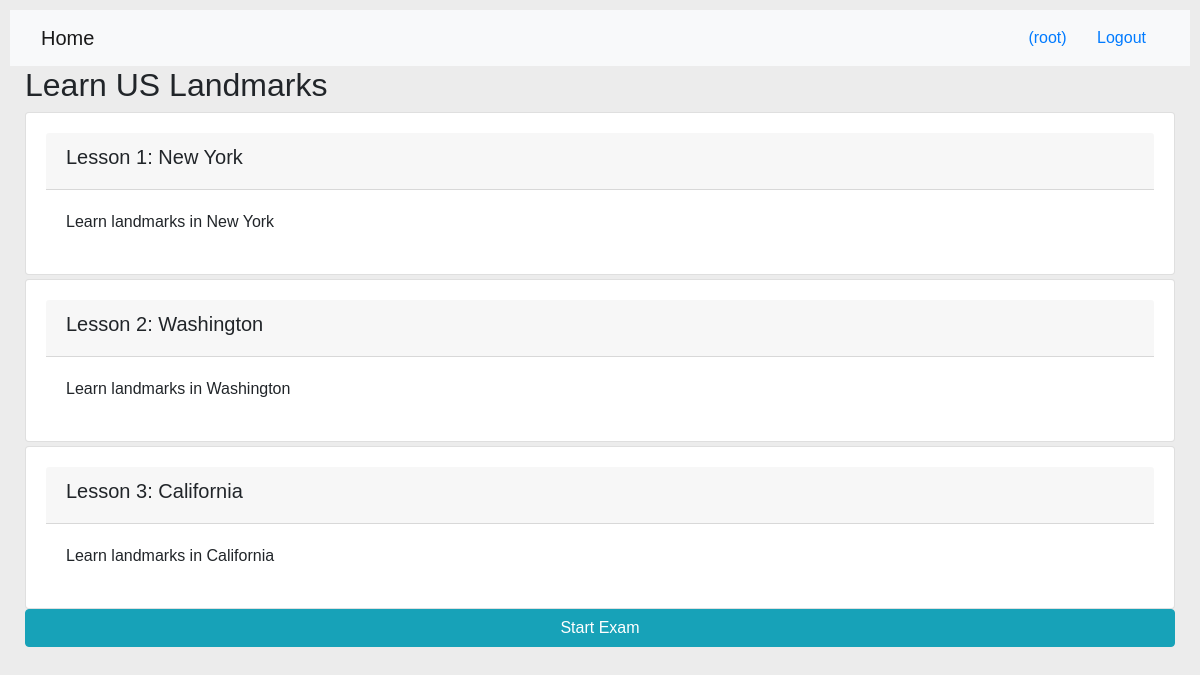
/onlinecourse/1/ (signed in), run on the app's committed database.
### onlinecourse/models.py (models this page shows, shortened)
class Course(models.Model):
    name = models.CharField(null=False, max_length=30, default='online course')
    image = models.ImageField(upload_to='course_images/')
    description = models.CharField(max_length=1000)
    pub_date = models.DateField(null=True)
    instructors = models.ManyToManyField(Instructor)
    users = models.ManyToManyField(settings.AUTH_USER_MODEL, through='Enrollment')
    total_enrollment = models.IntegerField(default=0)
    is_enrolled = False

class Lesson(models.Model):
    title = models.CharField(max_length=200, default="title")
    order = models.IntegerField(default=0)
    course = models.ForeignKey(Course, on_delete=models.CASCADE)
    content = models.TextField()

### onlinecourse/views.py (the view)
# urls.py: path('<int:pk>/', views.CourseDetailView.as_view(), name='course_details'),
class CourseDetailView(generic.DetailView):
    model = Course
    template_name = 'onlinecourse/course_detail_bootstrap.html'

### onlinecourse/templates/onlinecourse/course_detail_bootstrap.html (shortened to what this page needs)
<!DOCTYPE html>
<html lang="en">
<head>
    {% load static %}
    <link rel="stylesheet" href="https://cdn.jsdelivr.net/npm/bootstrap@4.6.2/dist/css/bootstrap.min.css">
    <link rel="stylesheet" type="text/css" href="{% static 'onlinecourse/course.css' %}">
</head>
<body>
    <nav class="navbar navbar-light bg-light">
        <div class="container-fluid">
            <div class="navbar-header">
                  <a class="navbar-brand" href="{% url 'onlinecourse:index' %}">Home</a>
            </div>
            <ul class="nav navbar-nav navbar-right">
                {% if user.is_authenticated %}
                <li>
                    <a class="btn btn-link" href="#">{{ user.first_name }}({{ user.username }})</a>
                    <a class="btn btn-link" href="{% url 'onlinecourse:logout' %}">Logout</a>
                </li>
                {% endif %}
            </ul>
        </div>
    </nav>
    <div class="container-fluid">
            <h2>{{ course.name }}</h2>
            <div class="card-columns-vertical">
                {% for lesson in course.lesson_set.all %}
                    <div class="card mt-1">
                        <div class="card-header"><h5>Lesson {{lesson.order|add:1}}: {{lesson.title}}</h5></div>
                        <div class="card-body">{{lesson.content}}</div>
                    </div>
                {% endfor %}
            </div>
            {% if user.is_authenticated %}
                <button
                    class="btn btn-info btn-block"
                    type="button"
                    data-toggle="collapse"
                    data-target="#examQuestions">
                    Start Exam
                </button>
            {% endif %}
    </div>
</body>
</html>

### onlinecourse/static/onlinecourse/course.css (style rules this page uses)
body { font-family: Arial, Helvetica, sans-serif; }
* { box-sizing: border-box }
body { font-family: Arial; padding: 10px; background: #ececec; }
.card { background-color: white; padding: 20px; margin-top: 20px; }

### data on the page
Course: name "Learn US Landmarks"
Lesson: order|add "1", title "New York", content "Learn landmarks in New York"
Lesson: order|add "2", title "Washington", content "Learn landmarks in Washington"
Lesson: order|add "3", title "California", content "Learn landmarks in California"

### other printed values
{{ user.username }} "root"
